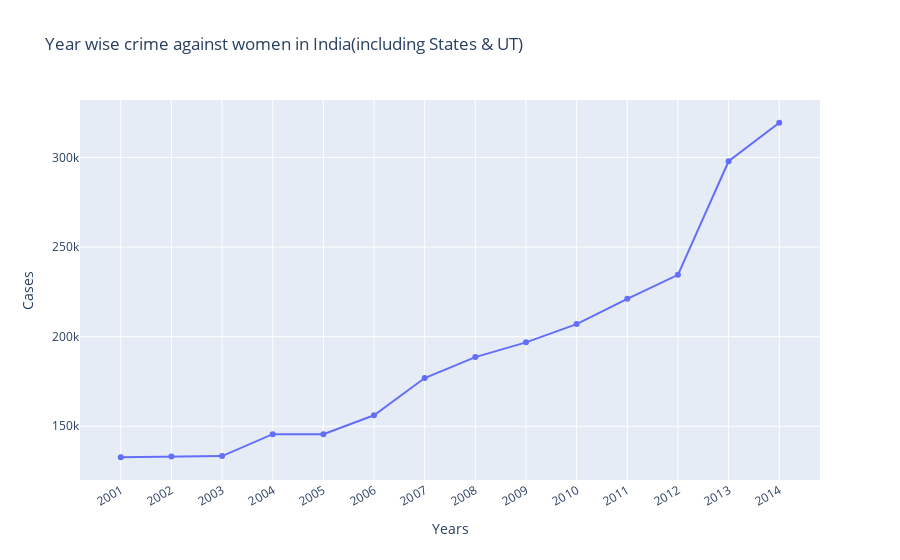

Notebook source saved alongside this figure:
### Markdown cell above
Importation of girl is the only crime which had reduced considerably. There was a reduction of 88% from 2001 to 2014.

### Code cell
#Year wise line graph
fig = go.Figure(data=[go.Scatter(
            x=total_crimes_in_years_df["Year"], y=total_crimes_in_years_df["Total Number of Cases"],
            text=total_crimes_in_years_df["Total Number of Cases"],
        )])
fig.update_layout(title="Year wise crime against women in India(including States & UT)",
                       xaxis = dict(title='Years',
                                    tickmode = 'linear',
                                    tickangle=-30 ),
                      #yaxis=dict(title=, tickmode = 'linear', tick0 = 0.0,dtick = 0.25)
                   yaxis_title="Cases",yaxis_tickformat = 's',uniformtext_minsize=8, uniformtext_mode='show')

fig.show()

### Figure 1 — Plotly figure (JSON) as saved in the notebook; plotly's stock layout.template omitted (floating-point values rounded to 4 significant figures)
{"data": [{"text": [132726, 133114, 133367, 145619, 145528, 156164, 176928, 188624, 196844, 207019, 221153, 234540, 297909, 319375], "type": "scatter", "x": [2001, 2002, 2003, 2004, 2005, 2006, 2007, 2008, 2009, 2010, 2011, 2012, 2013, 2014], "y": [132726, 133114, 133367, 145619, 145528, 156164, 176928, 188624, 196844, 207019, 221153, 234540, 297909, 319375]}], "layout": {"title": {"text": "Year wise crime against women in India(including States & UT)"}, "uniformtext": {"minsize": 8, "mode": "show"}, "xaxis": {"tickangle": -30, "tickmode": "linear", "title": {"text": "Years"}}, "yaxis": {"tickformat": "s", "title": {"text": "Cases"}}}}
